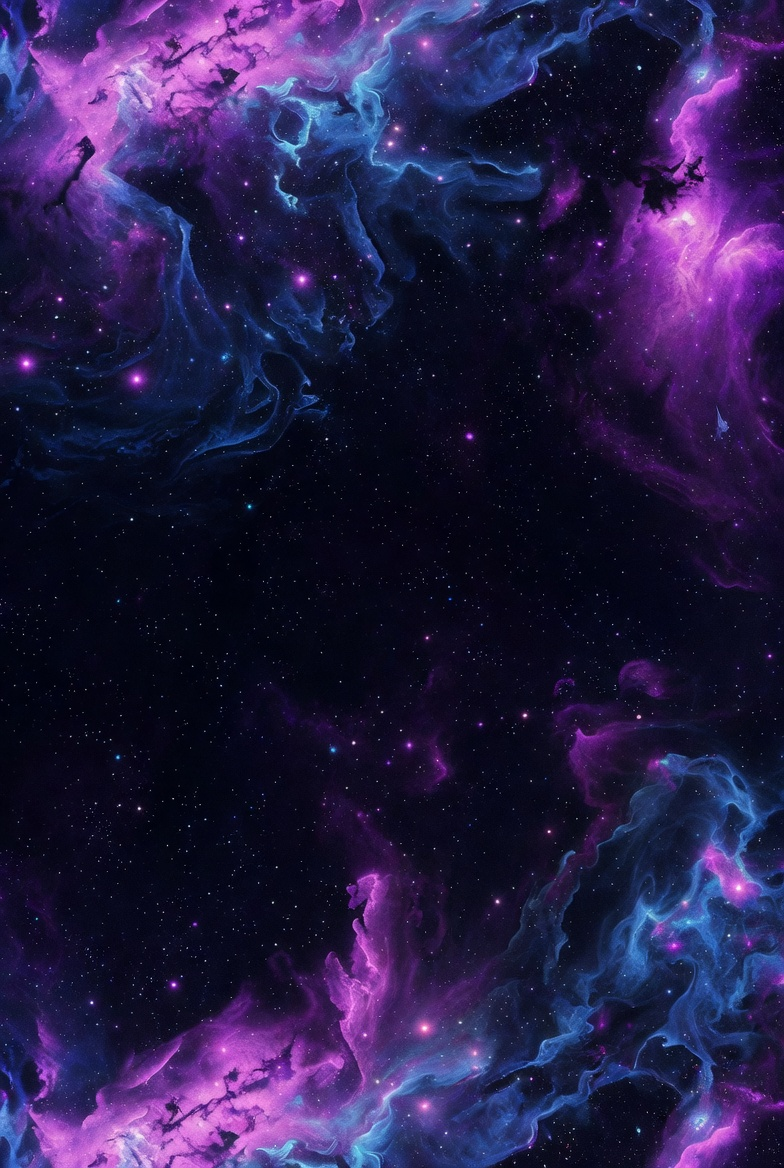
#> input picture Wolfpack/background-0.jpg, 784 x 1168 px; its folder holds only this picture in this run
$ python normalize.py
#> lines starting #> are read from the running program, lines starting #| are printed output that depends on the picture
#!/usr/bin/env python3
"""
Wolfpack Layer Normalizer
Resizes all layer files to 2048x2048 for on-chain random generation.
Outputs clean layers to Wolfpack/layers/ organized by trait.
"""

import os
from PIL import Image

WOLFPACK = '/home/sigma/Desktop/spirit-wolf/Wolfpack'
LAYERS_OUT = os.path.join(WOLFPACK, 'layers')
TARGET = (2048, 2048)

# Input -> Output directories
traits = {
    'background': {'in': 'background-*.jpg', 'out': 'Background'},
    'stone':      {'in': 'stone-*.png',      'out': 'Stone'},
    'base':       {'in': 'base-*.png',       'out': 'Wolf'},
    'aura':       {'in': 'aura-*.png',       'out': 'Aura'},
}

import glob

for trait, paths in traits.items():
    out_dir = os.path.join(LAYERS_OUT, paths['out'])
    os.makedirs(out_dir, exist_ok=True)

    files = sorted(glob.glob(os.path.join(WOLFPACK, paths['in'])))
    print(f"\n{trait}: {len(files)} files")

    for f in files:
        img = Image.open(f).convert('RGBA')

        # Resize to target using center crop (no stretching)
        ratio = img.width / img.height
#> ratio = 0.671
        if ratio > 1:  # wider than tall
            nh = TARGET[1]
            nw = int(img.width * (nh / img.height))
        else:  # taller than wide or square
            nw = TARGET[0]
            nh = int(img.height * (nw / img.width))
#> nh = 3051

        img = img.resize((nw, nh), Image.LANCZOS)
#> img: PIL image 2048x3051 RGBA
        left = (img.width - TARGET[0]) // 2
#> left = 0
        top = (img.height - TARGET[1]) // 2
#> top = 501
        img = img.crop((left, top, left + TARGET[0], top + TARGET[1]))
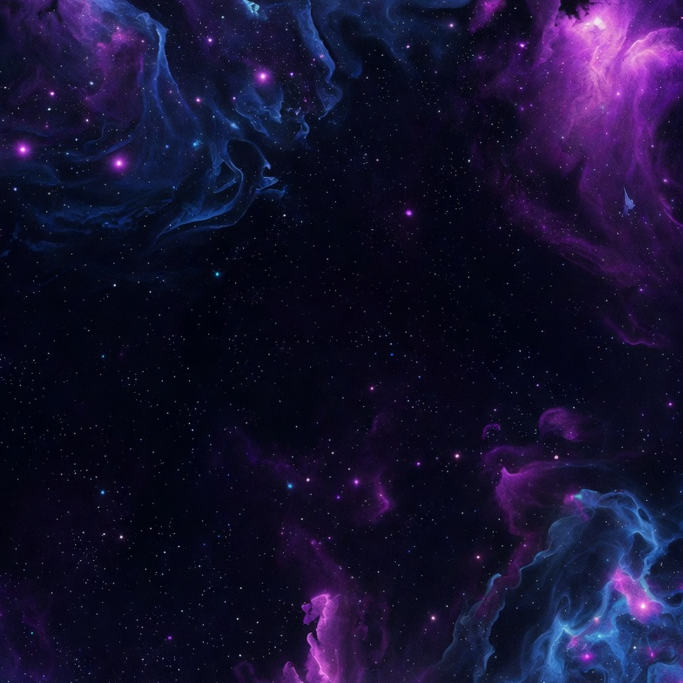
#> img: PIL image 2048x2048 RGBA (shown at 1/3 size); mean R, G, B, A 22.3, 17.7, 48.8, 255

        # Save as PNG preserving transparency
        name = os.path.basename(f)
        out_path = os.path.join(out_dir, name)
        img.save(out_path, 'PNG')
        print(f"  {name} -> {out_dir}/{name}")

print(f"\nDone! Normalized layers in {LAYERS_OUT}")
print("Ready for IPFS upload and contract mint logic.")
